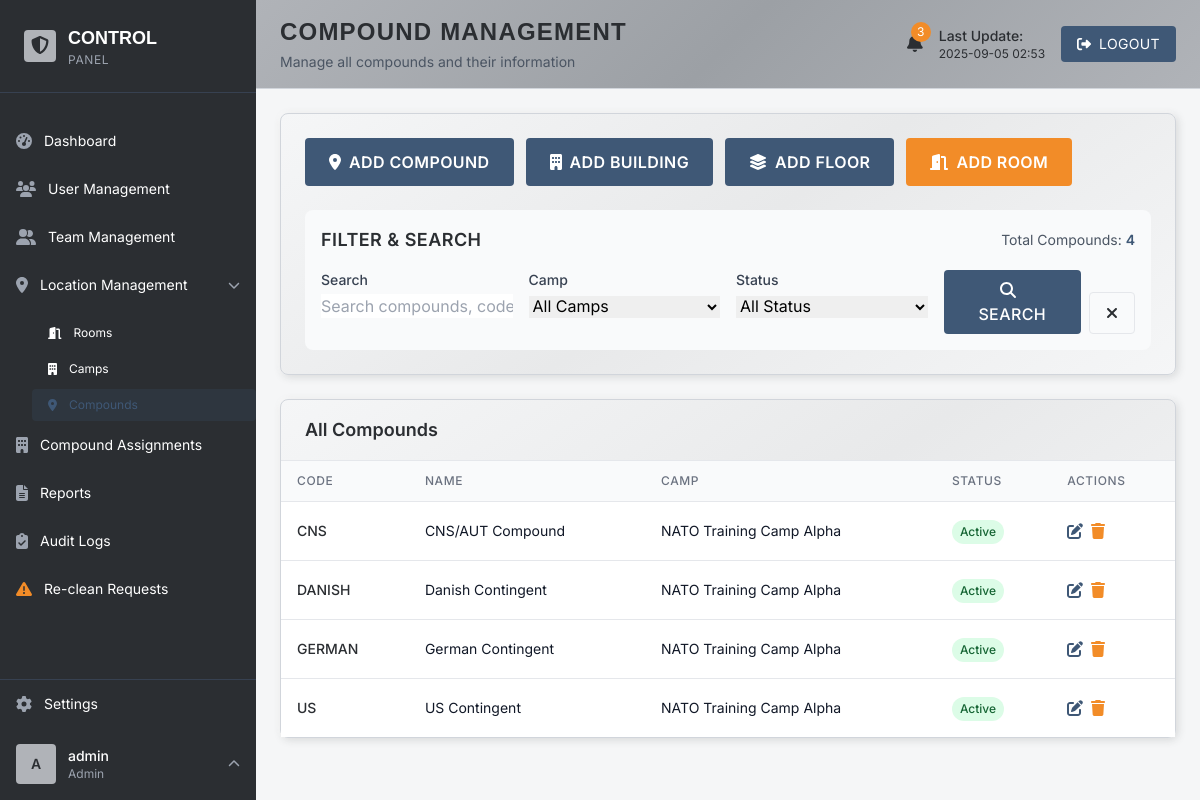
Page /locations/compounds/ (signed in) on the earlier database version.
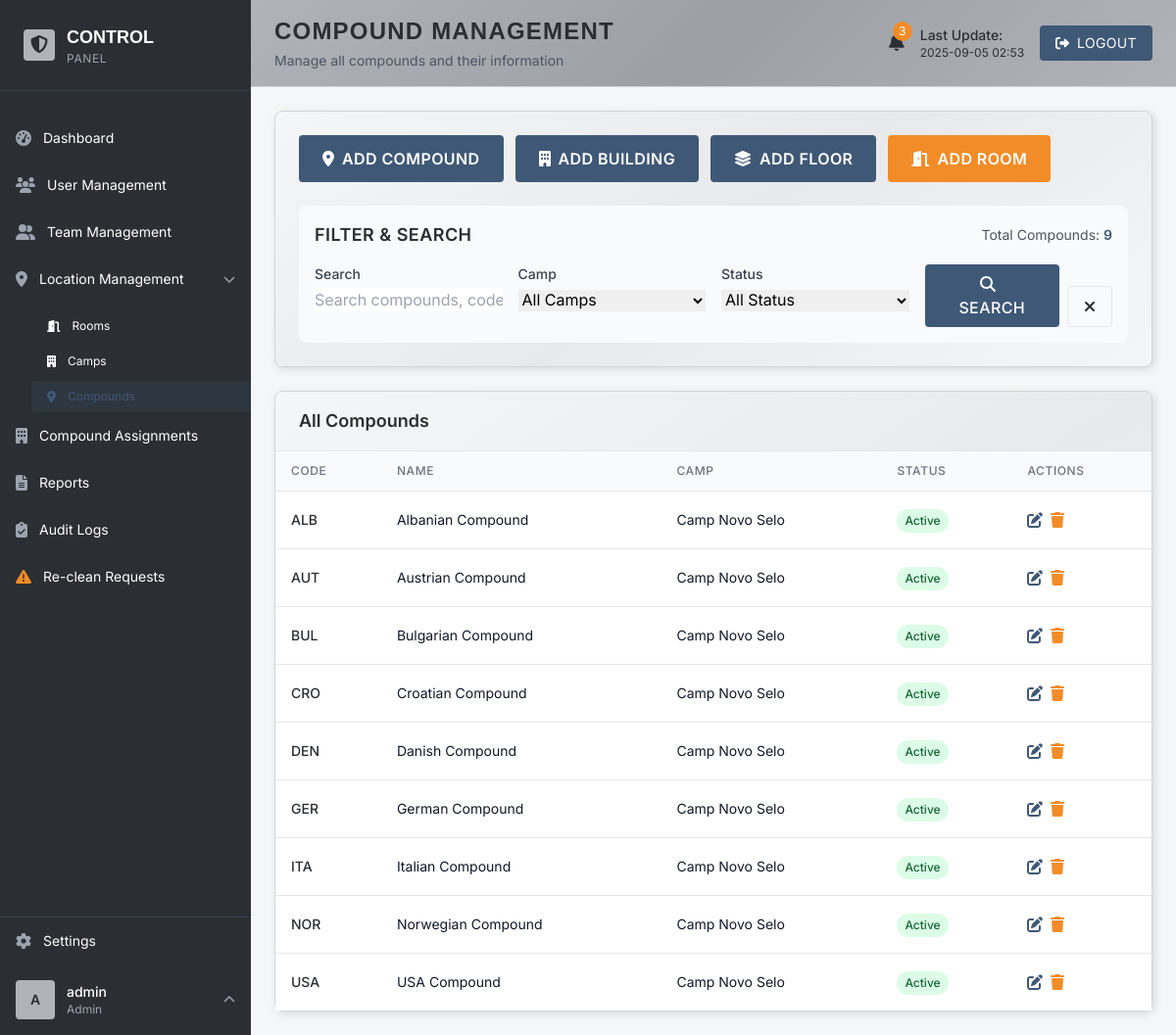
Same page on the later database version.
### locations/models.py (models this page shows, shortened)
class Compound(models.Model):
    id = models.UUIDField(primary_key=True, default=uuid.uuid4, editable=False)
    camp = models.ForeignKey(Camp, on_delete=models.CASCADE, related_name='compounds')
    code = models.CharField(max_length=50, help_text="Compound code")
    name = models.CharField(max_length=200, help_text="Compound name")
    is_active = models.BooleanField(default=True)
    created_at = models.DateTimeField(auto_now_add=True)
    updated_at = models.DateTimeField(auto_now=True)
    class Meta:
        ordering = ['name']
        unique_together = ['camp', 'code']
        verbose_name = "Compound"
        verbose_name_plural = "Compounds"

class Camp(models.Model):
    id = models.UUIDField(primary_key=True, default=uuid.uuid4, editable=False)
    code = models.CharField(max_length=50, unique=True, help_text="Unique camp code")
    name = models.CharField(max_length=200, help_text="Camp name")
    timezone = models.CharField(max_length=50, default='Europe/Berlin', help_text="Camp timezone")
    week_cutoff_day = models.IntegerField(
        default=6,
        validators=[MinValueValidator(0), MaxValueValidator(6)],
        help_text="Week cutoff day (0=Monday, 6=Sunday)"
    )
    week_cutoff_hour = models.IntegerField(
        default=23,
        validators=[MinValueValidator(0), MaxValueValidator(23)],
        help_text="Week cutoff hour (0-23)"
    )
    month_cutoff_day = models.IntegerField(
        default=31,
        validators=[MinValueValidator(0), MaxValueValidator(31)],
        help_text="Month cutoff day (0=End of Month, 1-31=specific day)"
    )
    month_cutoff_hour = models.IntegerField(
        default=23,
        validators=[MinValueValidator(0), MaxValueValidator(23)],
        help_text="Month cutoff hour (0-23)"
    )
    skip_holidays = models.BooleanField(default=True, help_text="Skip holidays in scheduling")
    is_active = models.BooleanField(default=True)
    created_at = models.DateTimeField(auto_now_add=True)
    updated_at = models.DateTimeField(auto_now=True)
    class Meta:
        ordering = ['name']
        verbose_name = "Camp"
        verbose_name_plural = "Camps"

### locations/views.py (the view)
# urls.py: path('compounds/', views.compound_list, name='compound_list'),
@login_required
def compound_list(request):
    if not check_permission(request, ['admin', 'manager']):
        return redirect('accounts:login')
    compounds = Compound.objects.select_related('camp').all().order_by('camp__name', 'name')
    user_role = get_user_role(request)
    if user_role == 'manager' and hasattr(request.user, 'profile'):
        camp = request.user.profile.camp
        if camp:
            compounds = compounds.filter(camp=camp)
    search_query = request.GET.get('search')
    camp_filter = request.GET.get('camp_filter')
    status_filter = request.GET.get('status_filter')
    if search_query:
        compounds = compounds.filter(
            Q(name__icontains=search_query) |
            Q(code__icontains=search_query) |
            Q(camp__name__icontains=search_query)
        )
    if camp_filter:
        compounds = compounds.filter(camp_id=camp_filter)
    if status_filter:
        if status_filter == 'active':
            compounds = compounds.filter(is_active=True)
        elif status_filter == 'inactive':
            compounds = compounds.filter(is_active=False)
    camps = Camp.objects.all().order_by('name')
    buildings = Building.objects.select_related('compound', 'compound__camp').all().order_by('compound__camp__name', 'compound__name', 'name')
    context = {
        'compounds': compounds,
        'camps': camps,
        'buildings': buildings,
        'search_query': search_query,
        'camp_filter': camp_filter,
        'status_filter': status_filter,
    }
    return render(request, 'locations/compound_list.html', context)

### locations/views.py (called while the page is built)
def get_user_role(request):
    if hasattr(request.user, 'profile'):
        return request.user.profile.role
    return None

def check_permission(request, required_roles):
    user_role = get_user_role(request)
    if not user_role or user_role not in required_roles:
        messages.error(request, "You don't have permission to access this page.")
        return False
    return True

### templates/locations/compound_list.html (shortened to what the changed rows need)
{% extends 'base.html' %}
{% block page_title %}COMPOUND MANAGEMENT{% endblock %}
{% block content %}
<div class="p-6">
    <div class="metallic-card rounded-lg p-6 border border-gray-300 mb-6">
        <div class="bg-gray-50 rounded-lg p-4">
            <div class="flex flex-col sm:flex-row sm:items-center sm:justify-between mb-4">
                <div class="text-sm text-gray-600">
                    Total Compounds: <span class="font-semibold text-steel-blue">{{ compounds.count }}</span>
                </div>
            </div>
        </div>
    </div>
    <div class="metallic-card rounded-lg border border-gray-300">
        <div class="hidden lg:block xl:hidden overflow-x-auto">
            <table class="w-full divide-y divide-gray-200">
                <thead class="bg-gray-50">
                    <tr>
                        <th class="px-4 py-3 text-left text-xs font-medium text-gray-500 uppercase tracking-wider">Code</th>
                        <th class="px-4 py-3 text-left text-xs font-medium text-gray-500 uppercase tracking-wider">Name</th>
                        <th class="px-4 py-3 text-left text-xs font-medium text-gray-500 uppercase tracking-wider">Camp</th>
                        <th class="px-4 py-3 text-left text-xs font-medium text-gray-500 uppercase tracking-wider">Status</th>
                        <th class="px-4 py-3 text-left text-xs font-medium text-gray-500 uppercase tracking-wider">Actions</th>
                    </tr>
                </thead>
                <tbody class="bg-white divide-y divide-gray-200">
                    {% for compound in compounds %}
                    <tr class="hover:bg-gray-50 cursor-pointer compound-row" data-compound-id="{{ compound.id }}">
                        <td class="px-4 py-4">
                            <div class="text-sm font-medium text-dark-graphite break-words">{{ compound.code }}</div>
                        </td>
                        <td class="px-4 py-4">
                            <div class="text-sm text-gray-900 break-words max-w-xs" title="{{ compound.name }}">
                                {{ compound.name }}
                            </div>
                        </td>
                        <td class="px-4 py-4">
                            <div class="text-sm text-gray-900 break-words">
                                {{ compound.camp.name }}
                            </div>
                        </td>
                        <td class="px-4 py-4">
                            {% if compound.is_active %}
                                <span class="inline-flex items-center px-2 py-1 rounded-full text-xs font-medium bg-green-100 text-green-800">
                                    Active
                                </span>
                            {% else %}
                                <span class="inline-flex items-center px-2 py-1 rounded-full text-xs font-medium bg-red-100 text-red-800">
                                    Inactive
                                </span>
                            {% endif %}
                        </td>
                        <td class="px-4 py-4">
                            <div class="flex space-x-2" onclick="event.stopPropagation()">
                                <a href="{% url 'locations:compound_edit' compound.id %}" class="text-steel-blue hover:text-steel-blue/80 transition-colors" title="Edit">
                                    <i class="fa-solid fa-edit"></i>
                                </a>
                                {% if user.profile.role == 'admin' %}
                                <a href="#" class="text-warning-orange hover:text-warning-orange/80 transition-colors" title="Delete">
                                    <i class="fa-solid fa-trash"></i>
                                </a>
                                {% endif %}
                            </div>
                        </td>
                    </tr>
                    {% endfor %}
                </tbody>
            </table>
        </div>
    </div>
</div>
{% endblock %}

Differences in the rows shown:
removed Compound: code "CNS", name "CNS/AUT Compound", camp.name "NATO Training Camp Alpha", is_active "Active"
removed Compound: code "DANISH", name "Danish Contingent", camp.name "NATO Training Camp Alpha", is_active "Active"
removed Compound: code "GERMAN", name "German Contingent", camp.name "NATO Training Camp Alpha", is_active "Active"
removed Compound: code "US", name "US Contingent", camp.name "NATO Training Camp Alpha", is_active "Active"
added Compound: code "ALB", name "Albanian Compound", camp.name "Camp Novo Selo", is_active "Active"
added Compound: code "AUT", name "Austrian Compound", camp.name "Camp Novo Selo", is_active "Active"
added Compound: code "BUL", name "Bulgarian Compound", camp.name "Camp Novo Selo", is_active "Active"
added Compound: code "CRO", name "Croatian Compound", camp.name "Camp Novo Selo", is_active "Active"
added Compound: code "DEN", name "Danish Compound", camp.name "Camp Novo Selo", is_active "Active"
added Compound: code "GER", name "German Compound", camp.name "Camp Novo Selo", is_active "Active"
added Compound: code "ITA", name "Italian Compound", camp.name "Camp Novo Selo", is_active "Active"
added Compound: code "NOR", name "Norwegian Compound", camp.name "Camp Novo Selo", is_active "Active"
added Compound: code "USA", name "USA Compound", camp.name "Camp Novo Selo", is_active "Active"
Other differences:
{{ compounds.count }}: "4" → "9"
